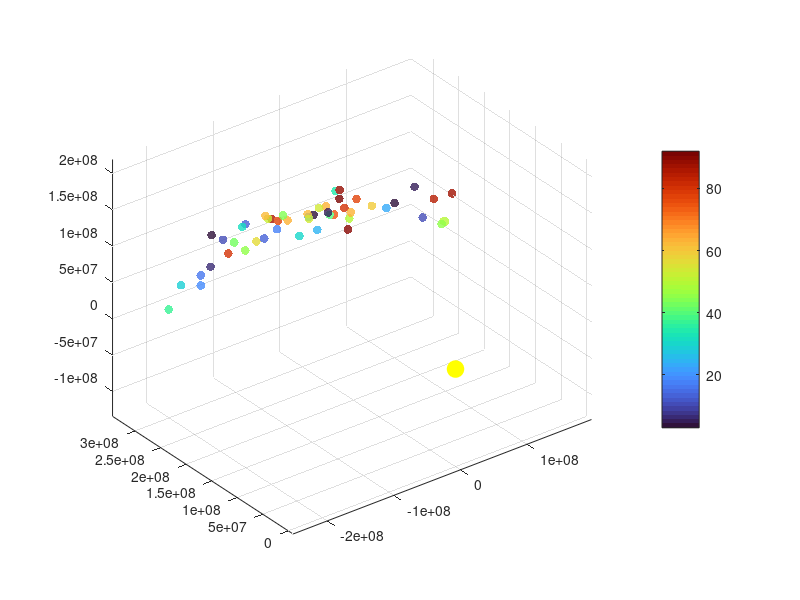

MATLAB code to generate this figure: (Note: this script raises an error after producing the figure.)
%% Load and Setup
load('asteroid_laydown.mat'); % asteroid_params: [a e i RAAN w M_deg value]
N_asteroids = size(asteroid_params, 1);
AU = 149597870.7; 

figure('Color', 'w');
hold on; grid on; axis equal;
view(3);

% Pre-allocate arrays for vectorized plotting (more efficient)
X = zeros(N_asteroids, 1);
Y = zeros(N_asteroids, 1);
Z = zeros(N_asteroids, 1);
Values = asteroid_params(:, 7); % Extract the 1-100 values

%% Math Loop
for j = 1:N_asteroids
    a    = asteroid_params(j, 1) * AU;
    e    = asteroid_params(j, 2);
    inc  = deg2rad(asteroid_params(j, 3));
    raan = deg2rad(asteroid_params(j, 4));
    aop  = deg2rad(asteroid_params(j, 5));
    M    = deg2rad(asteroid_params(j, 6));

    % Solve Kepler's Eq
    E = M; 
    for k = 1:5
        E = E - (E - e*sin(E) - M) / (1 - e*cos(E));
    end
    
    nu = 2 * atan2(sqrt(1+e)*sin(E/2), sqrt(1-e)*cos(E/2));
    r = a * (1 - e*cos(E));
    
    % Perifocal to Inertial Rotation
    r_pqw = [r*cos(nu); r*sin(nu); 0];
    R = [cos(raan)*cos(aop)-sin(raan)*sin(aop)*cos(inc), -cos(raan)*sin(aop)-sin(raan)*cos(aop)*cos(inc),  sin(raan)*sin(inc);
         sin(raan)*cos(aop)+cos(raan)*sin(aop)*cos(inc), -sin(raan)*sin(aop)+cos(raan)*cos(aop)*cos(inc), -cos(raan)*sin(inc);
         sin(aop)*sin(inc),                               cos(aop)*sin(inc),                                cos(inc)];
    
    pos = R * r_pqw;
    X(j) = pos(1); Y(j) = pos(2); Z(j) = pos(3);
end

%% The Plot
% Using 'Values' for both Size and Color
scatter3(X, Y, Z, 40, Values, 'filled', 'MarkerFaceAlpha', 0.8);

% Plot Sun
plot3(0,0,0, 'yo', 'MarkerSize', 12, 'MarkerFaceColor', 'y');

% Force the Colorbar to the 1-100 scale
colormap(turbo); % 'turbo' or 'jet' are good for value gradients
c = colorbar;
clim([1 100]); % Sets the color scale limits explicitly
ylabel(c, 'Asteroid Economic Value (1-100)');

xlabel('X (km)'); ylabel('Y (km)'); zlabel('Z (km)');
title('Asteroid Laydown: Initial Epoch');
